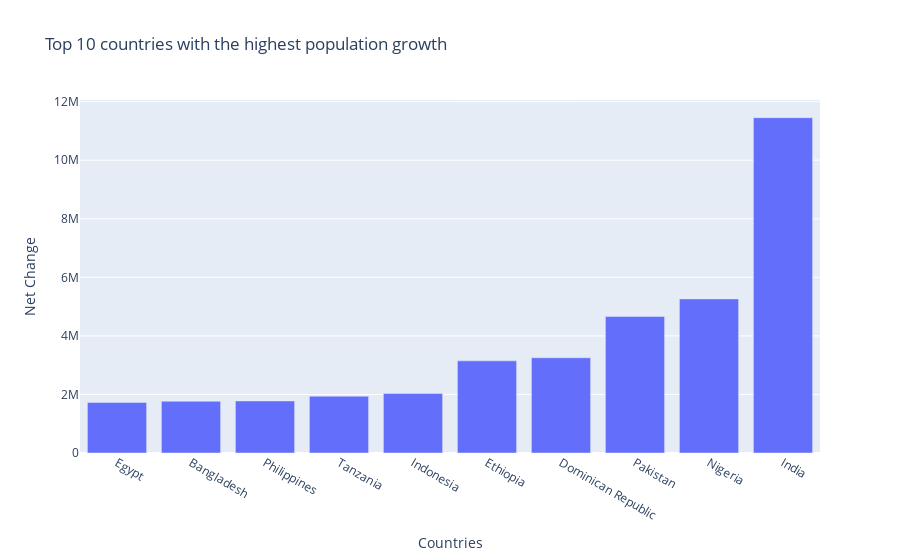

The code cell stored with this chart in its notebook:
### Code cell
fig = go.Figure([go.Bar(x=most_incline['country'], y=most_incline['net_change'])])
fig.update_layout(title="Top 10 countries with the highest population growth", xaxis_title="Countries",
    yaxis_title="Net Change")
fig.show()

### Figure 1 — Plotly figure (JSON) as saved in the notebook; plotly's stock layout.template omitted (floating-point values rounded to 4 significant figures)
{"data": [{"type": "bar", "x": ["Egypt", "Bangladesh", "Philippines", "Tanzania", "Indonesia", "Ethiopia", "Dominican Republic", "Pakistan", "Nigeria", "India"], "y": [1726495, 1767947, 1778359, 1940358, 2032783, 3147136, 3252596, 4660796, 5263420, 11454490]}], "layout": {"title": {"text": "Top 10 countries with the highest population growth"}, "xaxis": {"title": {"text": "Countries"}}, "yaxis": {"title": {"text": "Net Change"}}}}
